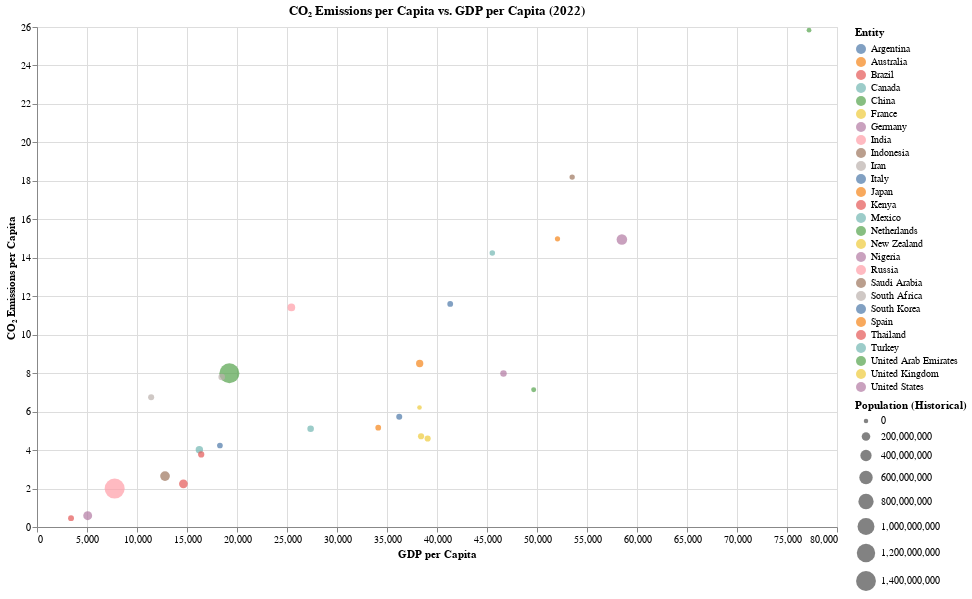

Notebook source saved alongside this figure:
### Markdown cell above
## Chart 2: CO₂ Emissions per Capita vs. GDP per Capita (2022)

data: https://ourworldindata.org/grapher/co2-emissions-vs-gdp

Reference: https://altair-viz.github.io/gallery/multifeature_scatter_plot.html

### Code cell
# Option A
def create_gdp_scatter_plot(data):
    # Create the scatter plot
    scatter_plot = alt.Chart(data).mark_circle().encode(
        x=alt.X('GDP per capita:Q', title='GDP per Capita'),
        y=alt.Y('Annual CO₂ emissions (per capita):Q', title='CO₂ Emissions per Capita'),
        color='Entity:N',  # Color by country
        size=alt.Size('Population (historical):Q', title='Population (Historical)', scale=alt.Scale(range=[20, 400]))  
    ).properties(
        title='CO₂ Emissions per Capita vs. GDP per Capita (2022)',
        width=800,
        height=500
    )

    # Add country labels
    # text_labels = scatter_plot.mark_text(
    #     align='left',
    #     baseline='middle',
    #     dx=5,  # Adjust horizontal position
    #     size=10  
    # ).encode(
    #     x='GDP per capita:Q',
    #     y='Annual CO₂ emissions (per capita):Q',
    #     text='Entity:N'  # Use country names as text
    # )

    # Combine the circle chart and the text labels
    final_chart = scatter_plot #+ text_labels

    # Save the chart as an image
    final_chart.save('images/co2_vs_gdp_scatter_plot_2022.png')

    return final_chart

# Save and display
data_path = 'data/co2-emissions-vs-gdp.csv'
data = load_and_prepare_gdp_data(data_path)
gdp_scatter_plot = create_gdp_scatter_plot(data)

# Display the plot in the notebook
gdp_scatter_plot.display()

### Figure 1 — Vega-Lite specification as saved in the notebook (floating-point values rounded to 4 significant figures)
{"config": {"view": {"continuousWidth": 300, "continuousHeight": 300}}, "data": {"name": "data-a4dc238a2e2b41eb44fe30d9f80e36de"}, "mark": {"type": "circle"}, "encoding": {"color": {"field": "Entity", "type": "nominal"}, "size": {"field": "Population (historical)", "scale": {"range": [20, 400]}, "title": "Population (Historical)", "type": "quantitative"}, "x": {"field": "GDP per capita", "title": "GDP per Capita", "type": "quantitative"}, "y": {"field": "Annual CO₂ emissions (per capita)", "title": "CO₂ Emissions per Capita", "type": "quantitative"}}, "height": 500, "title": "CO₂ Emissions per Capita vs. GDP per Capita (2022)", "width": 800, "$schema": "https://vega.github.io/schema/vega-lite/v5.20.1.json", "datasets": {"data-a4dc238a2e2b41eb44fe30d9f80e36de": [{"Entity": "Argentina", "Code": "ARG", "Year": 2022, "Annual CO₂ emissions (per capita)": 4.238, "GDP per capita": 18290.0, "900793-annotations": NaN, "Population (historical)": 45410000.0, "Continent": NaN}, {"Entity": "Australia", "Code": "AUS", "Year": 2022, "Annual CO₂ emissions (per capita)": 14.99, "GDP per capita": 52050.0, "900793-annotations": NaN, "Population (historical)": 26200000.0, "Continent": NaN}, {"Entity": "Brazil", "Code": "BRA", "Year": 2022, "Annual CO₂ emissions (per capita)": 2.245, "GDP per capita": 14640.0, "900793-annotations": NaN, "Population (historical)": 210300000.0, "Continent": NaN}, {"Entity": "Canada", "Code": "CAN", "Year": 2022, "Annual CO₂ emissions (per capita)": 14.25, "GDP per capita": 45530.0, "900793-annotations": NaN, "Population (historical)": 38820000.0, "Continent": NaN}, {"Entity": "China", "Code": "CHN", "Year": 2022, "Annual CO₂ emissions (per capita)": 7.993, "GDP per capita": 19240.0, "900793-annotations": NaN, "Population (historical)": 1425000000.0, "Continent": NaN}, {"Entity": "France", "Code": "FRA", "Year": 2022, "Annual CO₂ emissions (per capita)": 4.604, "GDP per capita": 39070.0, "900793-annotations": NaN, "Population (historical)": 66280000.0, "Continent": NaN}, {"Entity": "Germany", "Code": "DEU", "Year": 2022, "Annual CO₂ emissions (per capita)": 7.984, "GDP per capita": 46650.0, "900793-annotations": NaN, "Population (historical)": 84090000.0, "Continent": NaN}, {"Entity": "India", "Code": "IND", "Year": 2022, "Annual CO₂ emissions (per capita)": 1.997, "GDP per capita": 7766.0, "900793-annotations": NaN, "Population (historical)": 1425000000.0, "Continent": NaN}, {"Entity": "Indonesia", "Code": "IDN", "Year": 2022, "Annual CO₂ emissions (per capita)": 2.646, "GDP per capita": 12800.0, "900793-annotations": NaN, "Population (historical)": 278800000.0, "Continent": NaN}, {"Entity": "Iran", "Code": "IRN", "Year": 2022, "Annual CO₂ emissions (per capita)": 7.799, "GDP per capita": 18470.0, "900793-annotations": NaN, "Population (historical)": 89520000.0, "Continent": NaN}, {"Entity": "Italy", "Code": "ITA", "Year": 2022, "Annual CO₂ emissions (per capita)": 5.727, "GDP per capita": 36220.0, "900793-annotations": NaN, "Population (historical)": 59620000.0, "Continent": NaN}, {"Entity": "Japan", "Code": "JPN", "Year": 2022, "Annual CO₂ emissions (per capita)": 8.502, "GDP per capita": 38270.0, "900793-annotations": NaN, "Population (historical)": 125000000.0, "Continent": NaN}, {"Entity": "Kenya", "Code": "KEN", "Year": 2022, "Annual CO₂ emissions (per capita)": 0.46, "GDP per capita": 3404.0, "900793-annotations": NaN, "Population (historical)": 54250000.0, "Continent": NaN}, {"Entity": "Mexico", "Code": "MEX", "Year": 2022, "Annual CO₂ emissions (per capita)": 4.015, "GDP per capita": 16240.0, "900793-annotations": NaN, "Population (historical)": 128600000.0, "Continent": NaN}, {"Entity": "Netherlands", "Code": "NLD", "Year": 2022, "Annual CO₂ emissions (per capita)": 7.137, "GDP per capita": 49670.0, "900793-annotations": NaN, "Population (historical)": 17900000.0, "Continent": NaN}, {"Entity": "New Zealand", "Code": "NZL", "Year": 2022, "Annual CO₂ emissions (per capita)": 6.212, "GDP per capita": 38250.0, "900793-annotations": NaN, "Population (historical)": 5132000.0, "Continent": NaN}, {"Entity": "Nigeria", "Code": "NGA", "Year": 2022, "Annual CO₂ emissions (per capita)": 0.5892, "GDP per capita": 5070.0, "900793-annotations": NaN, "Population (historical)": 223200000.0, "Continent": NaN}, {"Entity": "Russia", "Code": "RUS", "Year": 2022, "Annual CO₂ emissions (per capita)": 11.42, "GDP per capita": 25440.0, "900793-annotations": NaN, "Population (historical)": 145600000.0, "Continent": NaN}, {"Entity": "Saudi Arabia", "Code": "SAU", "Year": 2022, "Annual CO₂ emissions (per capita)": 18.2, "GDP per capita": 53520.0, "900793-annotations": NaN, "Population (historical)": 32180000.0, "Continent": NaN}, {"Entity": "South Africa", "Code": "ZAF", "Year": 2022, "Annual CO₂ emissions (per capita)": 6.746, "GDP per capita": 11420.0, "900793-annotations": NaN, "Population (historical)": 62380000.0, "Continent": NaN}, {"Entity": "South Korea", "Code": "KOR", "Year": 2022, "Annual CO₂ emissions (per capita)": 11.6, "GDP per capita": 41320.0, "900793-annotations": NaN, "Population (historical)": 51780000.0, "Continent": NaN}, {"Entity": "Spain", "Code": "ESP", "Year": 2022, "Annual CO₂ emissions (per capita)": 5.164, "GDP per capita": 34120.0, "900793-annotations": NaN, "Population (historical)": 47830000.0, "Continent": NaN}, {"Entity": "Thailand", "Code": "THA", "Year": 2022, "Annual CO₂ emissions (per capita)": 3.776, "GDP per capita": 16420.0, "900793-annotations": NaN, "Population (historical)": 71740000.0, "Continent": NaN}, {"Entity": "Turkey", "Code": "TUR", "Year": 2022, "Annual CO₂ emissions (per capita)": 5.105, "GDP per capita": 27360.0, "900793-annotations": NaN, "Population (historical)": 87060000.0, "Continent": NaN}, {"Entity": "United Arab Emirates", "Code": "ARE", "Year": 2022, "Annual CO₂ emissions (per capita)": 25.83, "GDP per capita": 77200.0, "900793-annotations": NaN, "Population (historical)": 10240000.0, "Continent": NaN}, {"Entity": "United Kingdom", "Code": "GBR", "Year": 2022, "Annual CO₂ emissions (per capita)": 4.72, "GDP per capita": 38410.0, "900793-annotations": NaN, "Population (historical)": 68180000.0, "Continent": NaN}, {"Entity": "United States", "Code": "USA", "Year": 2022, "Annual CO₂ emissions (per capita)": 14.95, "GDP per capita": 58490.0, "900793-annotations": NaN, "Population (historical)": 341500000.0, "Continent": NaN}]}}
